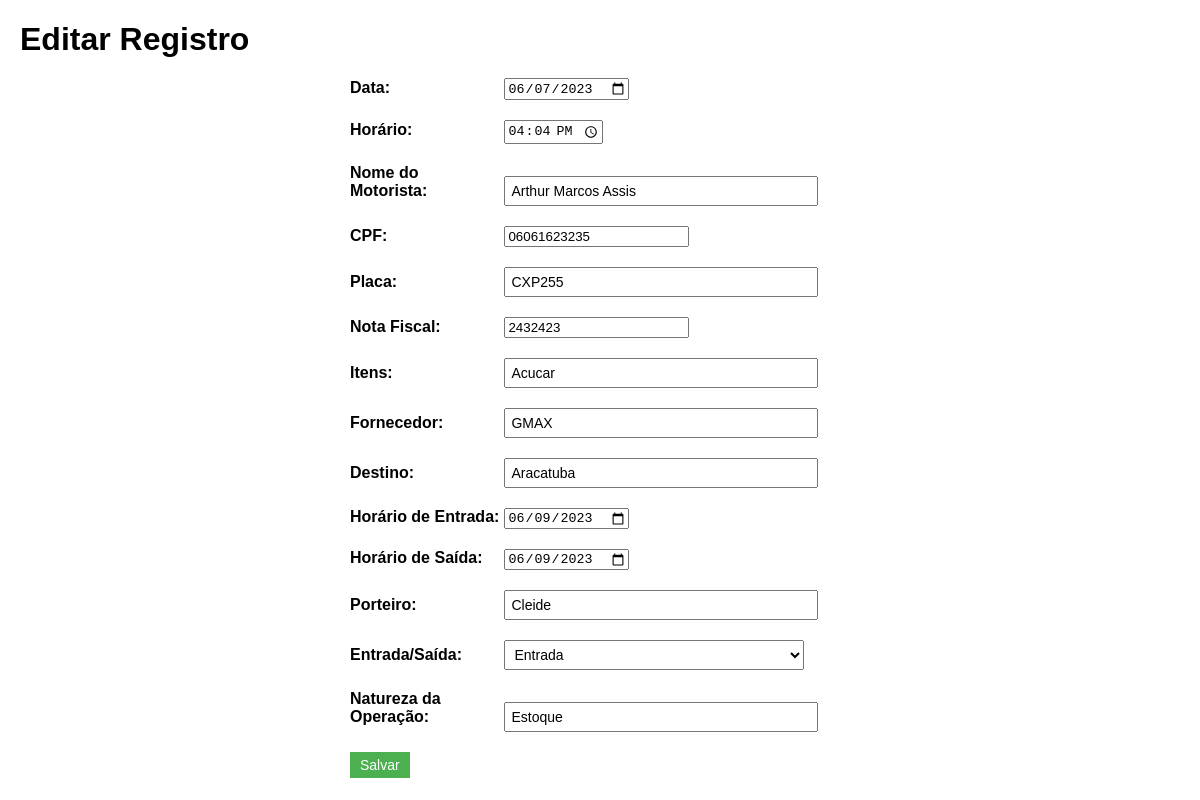
Screenshot of /editar/1 (signed in) with the database file from the repository.
### tables this page shows
CREATE TABLE registros (
                            id INTEGER PRIMARY KEY AUTOINCREMENT,
                            data TEXT,
                            horario TEXT,
                            nome_motorista TEXT,
                            cpf TEXT,
                            placa TEXT,
                            nota_fiscal TEXT,
                            itens TEXT,
                            fornecedor TEXT,
                            destino TEXT,
                            horario_entrada TEXT,
                            horario_saida TEXT,
                            porteiro TEXT,
                            entrada_saida TEXT,
                            natureza_operacao TEXT
                        );

### app.py (the view)
@app.route('/editar/<int:registro_id>', methods=['GET', 'POST'])
def editar(registro_id):
    if 'username' not in session:
        return redirect(url_for('login'))
    if request.method == 'POST':
        data = request.form['data']
        horario = request.form['horario']
        nome_motorista = request.form['nome_motorista']
        cpf = request.form['cpf']
        placa = request.form['placa']
        nota_fiscal = request.form['nota_fiscal']
        itens = request.form['itens']
        fornecedor = request.form['fornecedor']
        destino = request.form['destino']
        horario_entrada = request.form['horario_entrada']
        horario_saida = request.form['horario_saida']
        porteiro = request.form['porteiro']
        entrada_saida = request.form['entrada_saida']
        natureza_operacao = request.form['natureza_operacao']
        if atualizar_registro(registro_id, data, horario, nome_motorista, cpf, placa, nota_fiscal, itens, fornecedor,
                              destino, horario_entrada, horario_saida, porteiro, entrada_saida, natureza_operacao):
            return redirect(url_for('index'))
        else:
            return 'Ocorreu um erro ao atualizar o registro.'
    else:
        conn = sqlite3.connect(DATABASE)
        cursor = conn.cursor()
        cursor.execute("SELECT * FROM registros WHERE id=?", (registro_id,))
        registro = cursor.fetchone()
        conn.close()
        return render_template('editar.html', registro=registro)

### templates/editar.html (shortened to what this page needs)
<!DOCTYPE html>
<html>
<head>
</head>
<body>
    <h1>Editar Registro</h1>
    <form action="/editar/{{ registro[0] }}" method="POST">
        <div class="form-group">
            <label>Data:</label>
            <input type="date" name="data" value="{{ registro[1] }}" required>
        </div>
        <div class="form-group">
            <label>Horário:</label>
            <input type="time" name="horario" value="{{ registro[2] }}" required>
        </div>
        <div class="form-group">
            <label>Nome do Motorista:</label>
            <input type="text" name="nome_motorista" value="{{ registro[3] }}" required>
        </div>
        <div class="form-group">
            <label>CPF:</label>
            <input type="number" name="cpf" value="{{ registro[4] }}" required>
        </div>
        <div class="form-group">
            <label>Placa:</label>
            <input type="text" name="placa" value="{{ registro[5] }}" required>
        </div>
        <div class="form-group">
            <label>Nota Fiscal:</label>
            <input type="number" name="nota_fiscal" value="{{ registro[6] }}" required>
        </div>
        <div class="form-group">
            <label>Itens:</label>
            <input type="text" name="itens" value="{{ registro[7] }}" required>
        </div>
        <div class="form-group">
            <label>Fornecedor:</label>
            <input type="text" name="fornecedor" value="{{ registro[8] }}" required>
        </div>
        <div class="form-group">
            <label>Destino:</label>
            <input type="text" name="destino" value="{{ registro[9] }}" required>
        </div>
        <div class="form-group">
            <label>Horário de Entrada:</label>
            <input type="date" name="horario_entrada" value="{{ registro[10] }}" required>
        </div>
        <div class="form-group">
            <label>Horário de Saída:</label>
            <input type="date" name="horario_saida" value="{{ registro[11] }}" required>
        </div>
        <div class="form-group">
            <label>Porteiro:</label>
            <input type="text" name="porteiro" value="{{ registro[12] }}" required>
        </div>
        <div class="form-group">
            <label>Entrada/Saída:</label>
            <select name="entrada_saida" required>
                <option value="Entrada" {% if registro[13] == 'Entrada' %}selected{% endif %}>Entrada</option>
            </select>
        </div>
        <div class="form-group">
            <label>Natureza da Operação:</label>
            <input type="text" name="natureza_operacao" value="{{ registro[14] }}" required>
        </div>
        <div class="form-group">
            <button type="submit">Salvar</button>
        </div>
    </form>
</body>
</html>

### templates/editar.html (style rules this page uses)
body { font-family: Arial, sans-serif; margin: 20px; }
h1 { margin-bottom: 20px; }
form { width: 500px; margin: 0 auto; }
.form-group { margin-bottom: 20px; }
.form-group label { display: inline-block; width: 150px; font-weight: bold; }
.form-group input[type="text"], .form-group select { width: 300px; padding: 5px; font-size: 14px; }
.form-group button { padding: 5px 10px; font-size: 14px; background-color: #4CAF50; color: white; border: none; cursor: pointer; }

### rows the page displays
registros: data "06/07/2023", horario "16:04", nome_motorista "Arthur Marcos Assis", cpf "06061623235", placa "CXP255", nota_fiscal "2432423", itens "Acucar", fornecedor "GMAX", destino "Aracatuba", horario_entrada "06/09/2023", horario_saida "06/09/2023", porteiro "Cleide", entrada_saida "Entrada", natureza_operacao "Estoque"
